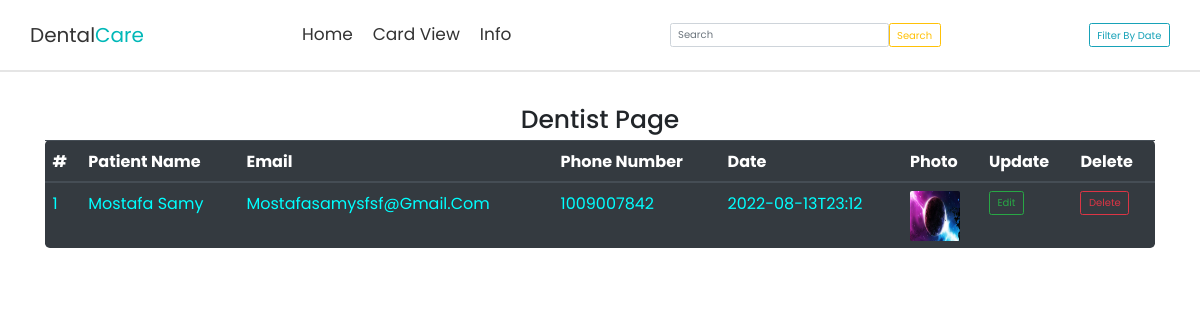
The page /admin on the database its author committed.
### tables this page shows
CREATE TABLE contact_form ( id Integer PRIMARY KEY,
  name varchar(100) NOT NULL,
  email varchar(100) NOT NULL,
  number varchar(11) NOT NULL,
  date datetime NOT NULL UNIQUE,
  picture,
  app_status BOOLEAN
);

### app.py (the view)
@app.route("/admin")
@app.route("/admin/<name>/<email>/<number>/<date>")
def admin(name = '',email='',number='',date=''):
    conn = get_db().cursor()
    conn.execute("select * from contact_form;")
    data = conn.fetchall()
    return render_template("admin.html",name = name,email=email,number=number,date=date,data=data)

### database.py (called while the page is built)
def get_db():
    db = sqlite3.connect('Patients.sqlite',detect_types=sqlite3.PARSE_DECLTYPES)
    db.row_factory = sqlite3.Row
    return db

### templates/admin.html (shortened to what this page needs)
{% extends 'search_nav.html' %}
{% block content %}
<h1 align="center" style="margin-top:60px;">Dentist Page</h1>
<table class="table table-dark table-hover">
    <thead>
        <tr>
            <th scope="col">#</th>
            <th scope="col">Patient Name</th>
            <th scope="col">Email</th>
            <th scope="col">Phone Number</th>
            <th scope="col">Date</th>
            <th scope="col">Photo</th>
            <th scope="col">Update</th>
            <th scope="col">Delete</th>
        </tr>
    </thead>
    {% for row in data %}
    <tbody>
        <tr>
            <td><span style="text-decoration: double;color:aqua;">{{row ['id']}}</span></td>
            <td><span style="text-decoration: double;color:aqua;">{{row ['name']}}</span></td>
            <td><span style="text-decoration: double;color:aqua;">{{row ['email']}}</span></td>
            <td><span style="text-decoration: double;color:aqua;">{{row ['number']}}</span></td>
            <td><span style="text-decoration: double;color:aqua;">{{row ['date']}}</span></td>
            <td><img src="{{url_for('static',filename='/uploads/'+row['picture'])}}" style="height:50px;width:50px;border-radius:0.2rem;"></td>
            <td><a href="{{url_for('update_appointment',id=row['id'])}}" class="btn btn-outline-success">Edit</a></td>
            <td><a href="{{url_for('delete_entry',id=row['id'])}}" class="btn btn-outline-danger">Delete</a>
        </tr>
    </tbody>
    {% endfor %}
</table>
{% endblock %}

### static/style.css (style rules this page uses)
* { font-family: 'Poppins', sans-serif; margin: 0; padding: 0; box-sizing: border-box; outline: none; border: none; text-decoration: none !important; text-transform: capitalize; }
table { border-radius: 0.3em; }

### rows shown on the page
contact_form: id "1", name "Mostafa Samy", email "Mostafasamysfsf@gmail.com", number "1009007842", date "2022-08-13T23:12", picture (picture)
